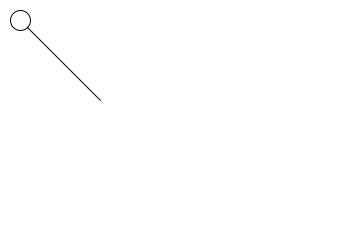
Frame 1 (no input)
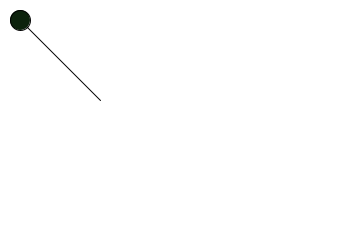
Frame 60 (the mouse pressed at the canvas centre just before this capture)
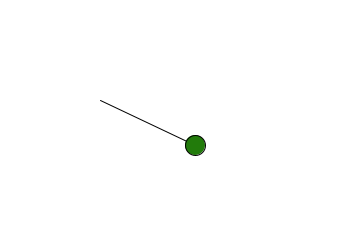
Frame 120 (the mouse held since frame 60 and released just before this capture)

The Processing sketch that drew these frames (run headless with seeded random() and noise(); from frame 60 on, the mouse is pressed at the canvas centre):

// Processing sketch: processing_106938
// ── processing_106938.pde

void setup() {  //setup function called initially, only once
  size(350,250);
  }
  
void draw() {
    background(255);
   line(20+mouseX,20+mouseY,100,100);
ellipse( 20+mouseX,20+mouseY,20,20);
  if (mousePressed) {
      fill(34,123,11);
}
      else {
      fill(13,34,13);
}
      }
